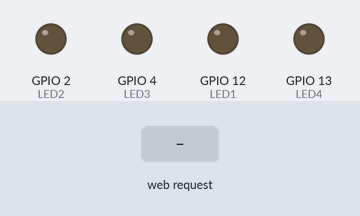
Simulated run of this sketch. Board: ESP8266 (NodeMCU). Parts: output pins drawn as LEDs (lit = HIGH). Inputs (shaded band) come from the test bench. WiFi joins after 1.5 s; servers stay silent unless stated; what the sketch prints to the serial monitor is not drawn.

Above: at 2.7 s.
2.8 s: HTTP request GET /led1/on received
At 4.0 s:
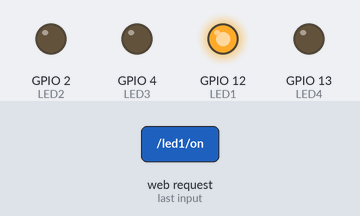
4.3 s: HTTP request GET /led2/on received
At 5.2 s:
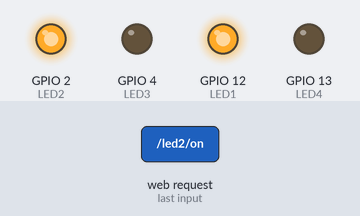
5.8 s: HTTP request GET /led1/off received
At 6.3 s:
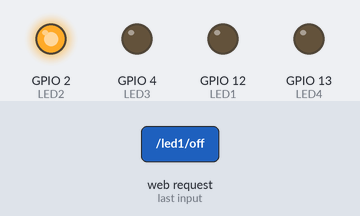
7.3 s: HTTP request GET /led3/on received
At 8.5 s:
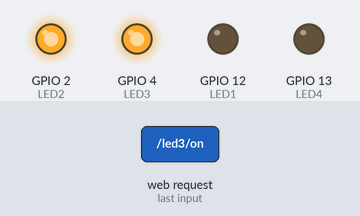
8.8 s: HTTP request GET /led2/off received
At 9.8 s:
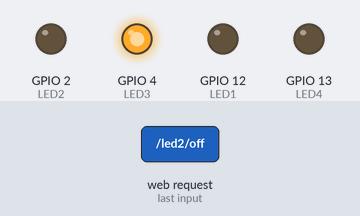
10.3 s: HTTP request GET /led4/on received
At 11.0 s:
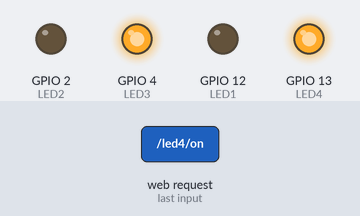
Timing chart, 0 to 12.8 s (numbered marks = the images above; inputs shaded):
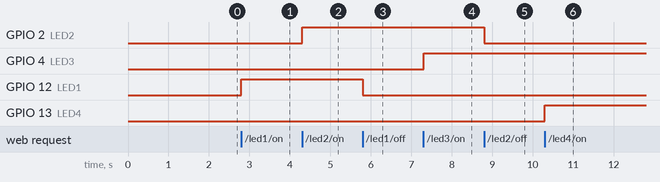

The sketch:

qr_code_base_nodemcu_control.ino
```cpp
#ifdef ESP8266
#include <ESP8266WiFi.h>
#include <ESP8266mDNS.h>
#elif defined(ESP32)
#include <WiFi.h>
#include <ESPmDNS.h>
#else
#error "Board not found"
#endif


#define LED1 12
#define LED2 2
#define LED3 4
#define LED4 13


const char* ssid     = "WIFI_SSID";
const char* password = "WIFI_PASSWORD";


char webpage[] PROGMEM = R"=====(
<!DOCTYPE html>
<html>
<body>
<center>
<h1>My Home Automation</h1>
<h3> LED 1 </h3>
<button onclick="window.location = 'http://'+location.hostname+'/led1/on'">On</button><button onclick="window.location = 'http://'+location.hostname+'/led1/off'">Off</button>
<h3> LED 2 </h3>
<button onclick="window.location = 'http://'+location.hostname+'/led2/on'">On</button><button onclick="window.location = 'http://'+location.hostname+'/led2/off'">Off</button>
<h3> LED 3 </h3>
<button onclick="window.location = 'http://'+location.hostname+'/led3/on'">On</button><button onclick="window.location = 'http://'+location.hostname+'/led3/off'">Off</button>
<h3> LED 4 </h3>
<button onclick="window.location = 'http://'+location.hostname+'/led4/on'">On</button><button onclick="window.location = 'http://'+location.hostname+'/led4/off'">Off</button>
</center>
</body>
</html>
)=====";

// ipaddress/led1/on
//ipaddress/led1/off

// ipaddress/led2/on
//ipaddress/led2/off
#include <ESPAsyncWebServer.h>

AsyncWebServer server(80); // server port 80

void notFound(AsyncWebServerRequest *request)
{
  request->send(404, "text/plain", "Page Not found");
}

void setup(void)
{

  Serial.begin(115200);
  pinMode(LED1,OUTPUT);
  pinMode(LED2,OUTPUT);
  pinMode(LED3,OUTPUT);
  pinMode(LED4,OUTPUT);

  WiFi.begin(ssid, password);

    while (WiFi.status() != WL_CONNECTED) {
        delay(500);
        Serial.print(".");
    }

    Serial.println("");
    Serial.println("WiFi connected.");
    Serial.println("IP address: ");
    Serial.println(WiFi.localIP());

    server.begin();

  if (MDNS.begin("ESP")) { //esp.local/
    Serial.println("MDNS responder started");
  }


  server.on("/", [](AsyncWebServerRequest * request)
  {

  request->send_P(200, "text/html", webpage);
  });

   server.on("/led1/on", HTTP_GET, [](AsyncWebServerRequest * request)
  {
    digitalWrite(LED1,HIGH);
  request->send_P(200, "text/html", webpage);
  });

     server.on("/led1/off", HTTP_GET, [](AsyncWebServerRequest * request)
  {
    digitalWrite(LED1,LOW);
  request->send_P(200, "text/html", webpage);
  });


    server.on("/led2/on", HTTP_GET, [](AsyncWebServerRequest * request)
  {
    digitalWrite(LED2,HIGH);
  request->send_P(200, "text/html", webpage);
  });

     server.on("/led2/off", HTTP_GET, [](AsyncWebServerRequest * request)
  {
    digitalWrite(LED2,LOW);
  request->send_P(200, "text/html", webpage);
  });

    server.on("/led3/on", HTTP_GET, [](AsyncWebServerRequest * request)
  {
    digitalWrite(LED3,HIGH);
  request->send_P(200, "text/html", webpage);
  });

     server.on("/led3/off", HTTP_GET, [](AsyncWebServerRequest * request)
  {
    digitalWrite(LED3,LOW);
  request->send_P(200, "text/html", webpage);
  });

    server.on("/led4/on", HTTP_GET, [](AsyncWebServerRequest * request)
  {
    digitalWrite(LED4,HIGH);
  request->send_P(200, "text/html", webpage);
  });

     server.on("/led4/off", HTTP_GET, [](AsyncWebServerRequest * request)
  {
    digitalWrite(LED4,LOW);
  request->send_P(200, "text/html", webpage);
  });

   server.on("/led3/toggle", HTTP_GET, [](AsyncWebServerRequest * request)
  {
    digitalWrite(LED3,!digitalRead(LED3));
  request->send_P(200, "text/plain", "Light Toggled");
  });

  server.on("/led4/toggle", HTTP_GET, [](AsyncWebServerRequest * request)
  {
    digitalWrite(LED4,!digitalRead(LED4));
  request->send_P(200, "text/plain", "Light Toggled");
  });

  server.on("/led2/toggle", HTTP_GET, [](AsyncWebServerRequest * request)
  {
    digitalWrite(LED2,!digitalRead(LED2));
  request->send_P(200, "text/plain", "Light Toggled");
  });

  server.onNotFound(notFound);

  server.begin();  // it will start webserver
}


void loop(void)
{
}
```

Measured:
- after the input at 2.8 s, GPIO 12 (LED1): LOW → HIGH at once
- after the input at 4.3 s, GPIO 2 (LED2): LOW → HIGH at once
- after the input at 5.8 s, GPIO 12 (LED1): HIGH → LOW at once
- after the input at 7.3 s, GPIO 4 (LED3): LOW → HIGH at once
- after the input at 8.8 s, GPIO 2 (LED2): HIGH → LOW at once
- after the input at 10.3 s, GPIO 13 (LED4): LOW → HIGH at once
